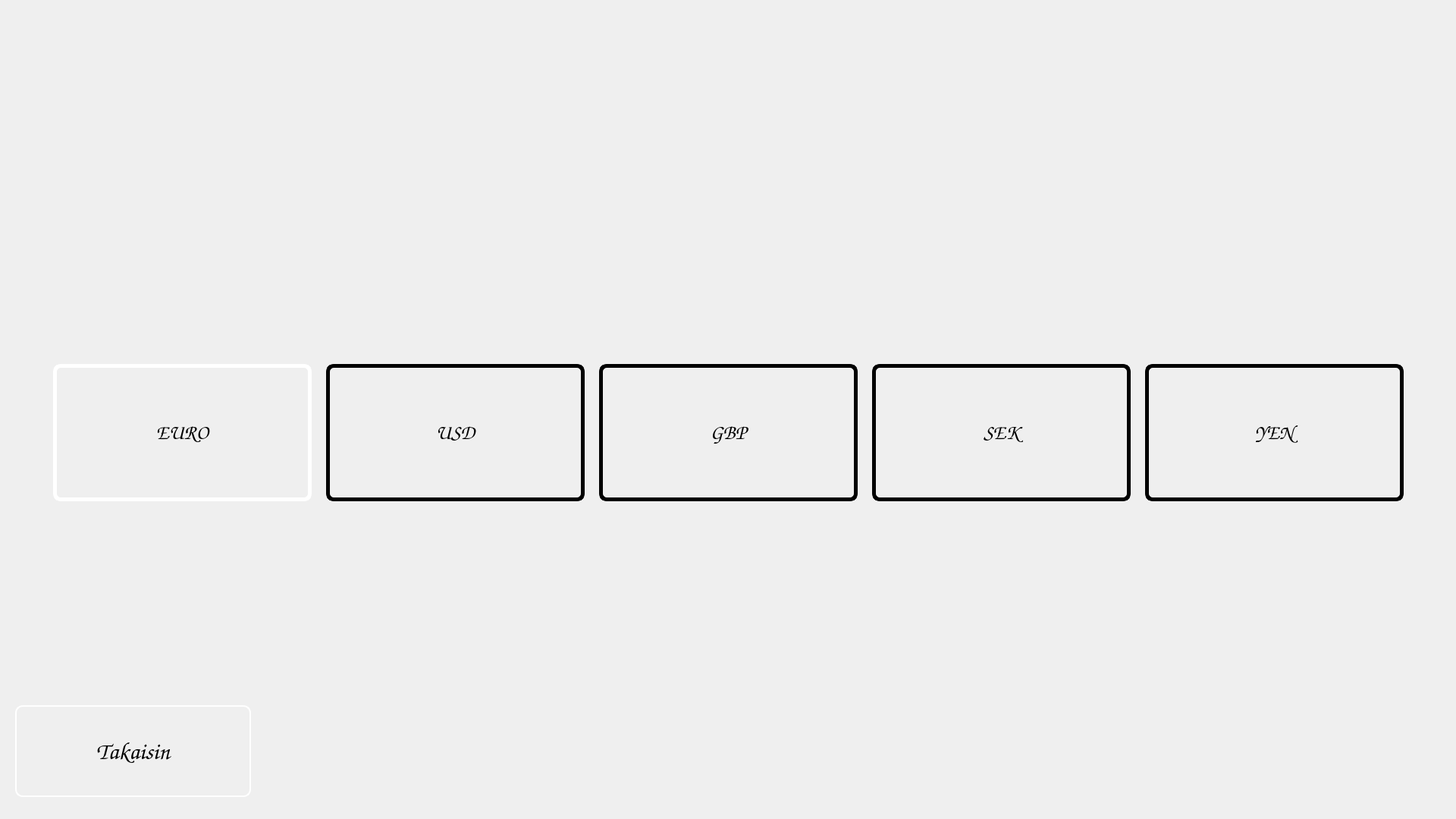
<?xml version="1.0" encoding="UTF-8"?>
<ui version="4.0">
 <class>currency</class>
 <widget class="QDialog" name="currency">
  <property name="geometry">
   <rect>
    <x>0</x>
    <y>0</y>
    <width>1920</width>
    <height>1080</height>
   </rect>
  </property>
  <property name="windowTitle">
   <string>Dialog</string>
  </property>
  <property name="styleSheet">
   <string notr="true"/>
  </property>
  <property name="sizeGripEnabled">
   <bool>false</bool>
  </property>
  <widget class="QPushButton" name="btn_exit">
   <property name="geometry">
    <rect>
     <x>20</x>
     <y>930</y>
     <width>311</width>
     <height>121</height>
    </rect>
   </property>
   <property name="font">
    <font>
     <family>Comic Sans MS</family>
     <pointsize>24</pointsize>
     <italic>false</italic>
    </font>
   </property>
   <property name="styleSheet">
    <string notr="true">background-image: url(:/icons/flags/hemmobutt.png);
font: 900 24pt &quot;Comic Sans MS&quot;;
border-style: solid;
border-color: white;
border-width: 2px;
border-radius: 10px;</string>
   </property>
   <property name="text">
    <string>Takaisin</string>
   </property>
  </widget>
  <widget class="QPushButton" name="btn_eur">
   <property name="geometry">
    <rect>
     <x>70</x>
     <y>480</y>
     <width>341</width>
     <height>181</height>
    </rect>
   </property>
   <property name="font">
    <font>
     <family>Comic Sans MS</family>
     <pointsize>20</pointsize>
     <bold>false</bold>
    </font>
   </property>
   <property name="styleSheet">
    <string notr="true">border-image: url(:/icons/flags/eu.png);
border-style: solid;
border-color: white;
border-width: 5px;
border-radius: 10px;</string>
   </property>
   <property name="text">
    <string>EURO</string>
   </property>
  </widget>
  <widget class="QPushButton" name="btn_usd">
   <property name="geometry">
    <rect>
     <x>430</x>
     <y>480</y>
     <width>341</width>
     <height>181</height>
    </rect>
   </property>
   <property name="font">
    <font>
     <family>Comic Sans MS</family>
     <pointsize>20</pointsize>
     <bold>false</bold>
    </font>
   </property>
   <property name="styleSheet">
    <string notr="true">border-image: url(:/icons/flags/us.png);
border-style: solid;
border-color: black;
border-width: 5px;
border-radius: 10px;</string>
   </property>
   <property name="text">
    <string>USD</string>
   </property>
  </widget>
  <widget class="QPushButton" name="btn_gbp">
   <property name="geometry">
    <rect>
     <x>790</x>
     <y>480</y>
     <width>341</width>
     <height>181</height>
    </rect>
   </property>
   <property name="font">
    <font>
     <family>Comic Sans MS</family>
     <pointsize>20</pointsize>
     <bold>false</bold>
    </font>
   </property>
   <property name="styleSheet">
    <string notr="true">border-image: url(:/icons/flags/gb.png);
border-style: solid;
border-color: black;
border-width: 5px;
border-radius: 10px;</string>
   </property>
   <property name="text">
    <string>GBP</string>
   </property>
  </widget>
  <widget class="QPushButton" name="btn_sek">
   <property name="geometry">
    <rect>
     <x>1150</x>
     <y>480</y>
     <width>341</width>
     <height>181</height>
    </rect>
   </property>
   <property name="font">
    <font>
     <family>Comic Sans MS</family>
     <pointsize>20</pointsize>
     <bold>false</bold>
    </font>
   </property>
   <property name="styleSheet">
    <string notr="true">border-image: url(:/icons/flags/se.png);
border-style: solid;
border-color: black;
border-width: 5px;
border-radius: 10px;</string>
   </property>
   <property name="text">
    <string>SEK</string>
   </property>
  </widget>
  <widget class="QPushButton" name="btn_yen">
   <property name="geometry">
    <rect>
     <x>1510</x>
     <y>480</y>
     <width>341</width>
     <height>181</height>
    </rect>
   </property>
   <property name="font">
    <font>
     <family>Comic Sans MS</family>
     <pointsize>20</pointsize>
     <bold>false</bold>
    </font>
   </property>
   <property name="styleSheet">
    <string notr="true">border-image: url(:/icons/flags/jp.png);
border-style: solid;
border-color: black;
border-width: 5px;
border-radius: 10px;</string>
   </property>
   <property name="text">
    <string>YEN</string>
   </property>
  </widget>
  <widget class="QLabel" name="backroundPic">
   <property name="geometry">
    <rect>
     <x>0</x>
     <y>0</y>
     <width>1920</width>
     <height>1080</height>
    </rect>
   </property>
   <property name="text">
    <string/>
   </property>
   <property name="pixmap">
    <pixmap resource="resourcefile.qrc">:/icons/flags/hemmocurrency.png</pixmap>
   </property>
   <property name="scaledContents">
    <bool>true</bool>
   </property>
   <property name="textInteractionFlags">
    <set>Qt::NoTextInteraction</set>
   </property>
  </widget>
  <zorder>backroundPic</zorder>
  <zorder>btn_exit</zorder>
  <zorder>btn_eur</zorder>
  <zorder>btn_usd</zorder>
  <zorder>btn_gbp</zorder>
  <zorder>btn_sek</zorder>
  <zorder>btn_yen</zorder>
 </widget>
 <resources>
  <include location="resourcefile.qrc"/>
 </resources>
 <connections/>
</ui>
